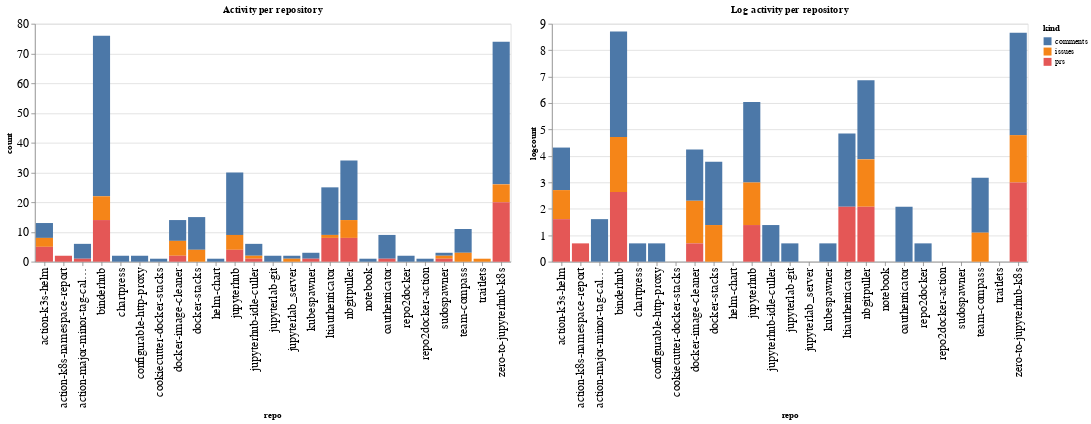

Notebook cell for this chart:
### Code cell
ch1 = alt.Chart(repo_summaries, width=600, title="Activity per repository").mark_bar().encode(
    x='repo',
    y='count',
    color='kind',
    tooltip="kind"
)

ch2 = alt.Chart(repo_summaries, width=600, title="Log activity per repository").mark_bar().encode(
    x='repo',
    y='logcount',
    color='kind',
    tooltip="kind"
)

ch1 | ch2

### Figure 1 — Vega-Lite specification as saved in the notebook (floating-point values rounded to 4 significant figures)
{"config": {"axisLeft": {"labelFontSize": 15}, "axisBottom": {"labelFontSize": 15}}, "hconcat": [{"mark": "bar", "encoding": {"color": {"type": "nominal", "field": "kind"}, "tooltip": {"type": "nominal", "field": "kind"}, "x": {"type": "nominal", "field": "repo"}, "y": {"type": "quantitative", "field": "count"}}, "title": "Activity per repository", "width": 600}, {"mark": "bar", "encoding": {"color": {"type": "nominal", "field": "kind"}, "tooltip": {"type": "nominal", "field": "kind"}, "x": {"type": "nominal", "field": "repo"}, "y": {"type": "quantitative", "field": "logcount"}}, "title": "Log activity per repository", "width": 600}], "data": {"name": "data-8168bc37dae4262a70b891d28936650a"}, "$schema": "https://vega.github.io/schema/vega-lite/v4.8.1.json", "datasets": {"data-8168bc37dae4262a70b891d28936650a": [{"repo": "action-k3s-helm", "kind": "comments", "count": 5, "logcount": 1.609}, {"repo": "action-k3s-helm", "kind": "issues", "count": 3, "logcount": 1.099}, {"repo": "action-k3s-helm", "kind": "prs", "count": 5, "logcount": 1.609}, {"repo": "action-k8s-namespace-report", "kind": "prs", "count": 2, "logcount": 0.6931}, {"repo": "action-major-minor-tag-calculator", "kind": "comments", "count": 5, "logcount": 1.609}, {"repo": "action-major-minor-tag-calculator", "kind": "prs", "count": 1, "logcount": 0.0}, {"repo": "binderhub", "kind": "comments", "count": 54, "logcount": 3.989}, {"repo": "binderhub", "kind": "issues", "count": 8, "logcount": 2.079}, {"repo": "binderhub", "kind": "prs", "count": 14, "logcount": 2.639}, {"repo": "chartpress", "kind": "comments", "count": 2, "logcount": 0.6931}, {"repo": "configurable-http-proxy", "kind": "comments", "count": 2, "logcount": 0.6931}, {"repo": "cookiecutter-docker-stacks", "kind": "comments", "count": 1, "logcount": 0.0}, {"repo": "docker-image-cleaner", "kind": "comments", "count": 7, "logcount": 1.946}, {"repo": "docker-image-cleaner", "kind": "issues", "count": 5, "logcount": 1.609}, {"repo": "docker-image-cleaner", "kind": "prs", "count": 2, "logcount": 0.6931}, {"repo": "docker-stacks", "kind": "comments", "count": 11, "logcount": 2.398}, {"repo": "docker-stacks", "kind": "issues", "count": 4, "logcount": 1.386}, {"repo": "helm-chart", "kind": "comments", "count": 1, "logcount": 0.0}, {"repo": "jupyterhub", "kind": "comments", "count": 21, "logcount": 3.045}, {"repo": "jupyterhub", "kind": "issues", "count": 5, "logcount": 1.609}, {"repo": "jupyterhub", "kind": "prs", "count": 4, "logcount": 1.386}, {"repo": "jupyterhub-idle-culler", "kind": "comments", "count": 4, "logcount": 1.386}, {"repo": "jupyterhub-idle-culler", "kind": "issues", "count": 1, "logcount": 0.0}, {"repo": "jupyterhub-idle-culler", "kind": "prs", "count": 1, "logcount": 0.0}, {"repo": "jupyterlab-git", "kind": "comments", "count": 2, "logcount": 0.6931}, {"repo": "jupyterlab_server", "kind": "comments", "count": 1, "logcount": 0.0}, {"repo": "jupyterlab_server", "kind": "issues", "count": 1, "logcount": 0.0}, {"repo": "kubespawner", "kind": "comments", "count": 2, "logcount": 0.6931}, {"repo": "kubespawner", "kind": "prs", "count": 1, "logcount": 0.0}, {"repo": "ltiauthenticator", "kind": "comments", "count": 16, "logcount": 2.773}, {"repo": "ltiauthenticator", "kind": "issues", "count": 1, "logcount": 0.0}, {"repo": "ltiauthenticator", "kind": "prs", "count": 8, "logcount": 2.079}, {"repo": "nbgitpuller", "kind": "comments", "count": 20, "logcount": 2.996}, {"repo": "nbgitpuller", "kind": "issues", "count": 6, "logcount": 1.792}, {"repo": "nbgitpuller", "kind": "prs", "count": 8, "logcount": 2.079}, {"repo": "notebook", "kind": "comments", "count": 1, "logcount": 0.0}, {"repo": "oauthenticator", "kind": "comments", "count": 8, "logcount": 2.079}, {"repo": "oauthenticator", "kind": "prs", "count": 1, "logcount": 0.0}, {"repo": "repo2docker", "kind": "comments", "count": 2, "logcount": 0.6931}, {"repo": "repo2docker-action", "kind": "comments", "count": 1, "logcount": 0.0}, {"repo": "sudospawner", "kind": "comments", "count": 1, "logcount": 0.0}, {"repo": "sudospawner", "kind": "issues", "count": 1, "logcount": 0.0}, {"repo": "sudospawner", "kind": "prs", "count": 1, "logcount": 0.0}, {"repo": "team-compass", "kind": "comments", "count": 8, "logcount": 2.079}, {"repo": "team-compass", "kind": "issues", "count": 3, "logcount": 1.099}, {"repo": "traitlets", "kind": "issues", "count": 1, "logcount": 0.0}, {"repo": "zero-to-jupyterhub-k8s", "kind": "comments", "count": 48, "logcount": 3.871}, {"repo": "zero-to-jupyterhub-k8s", "kind": "issues", "count": 6, "logcount": 1.792}, {"repo": "zero-to-jupyterhub-k8s", "kind": "prs", "count": 20, "logcount": 2.996}]}}
